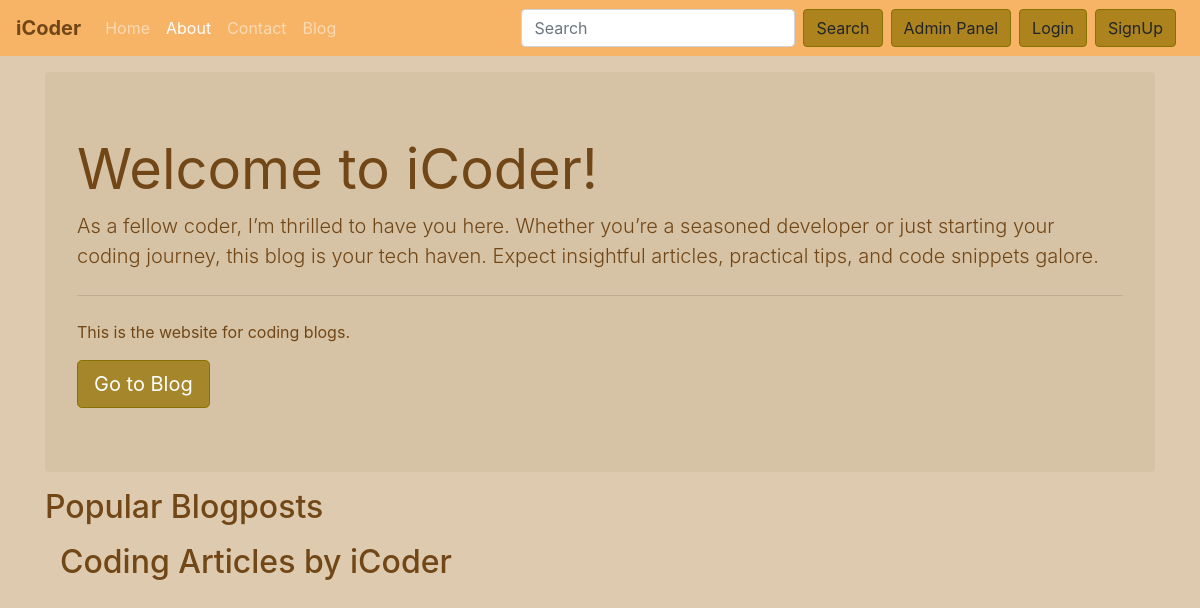
Before: /about with the older database file.
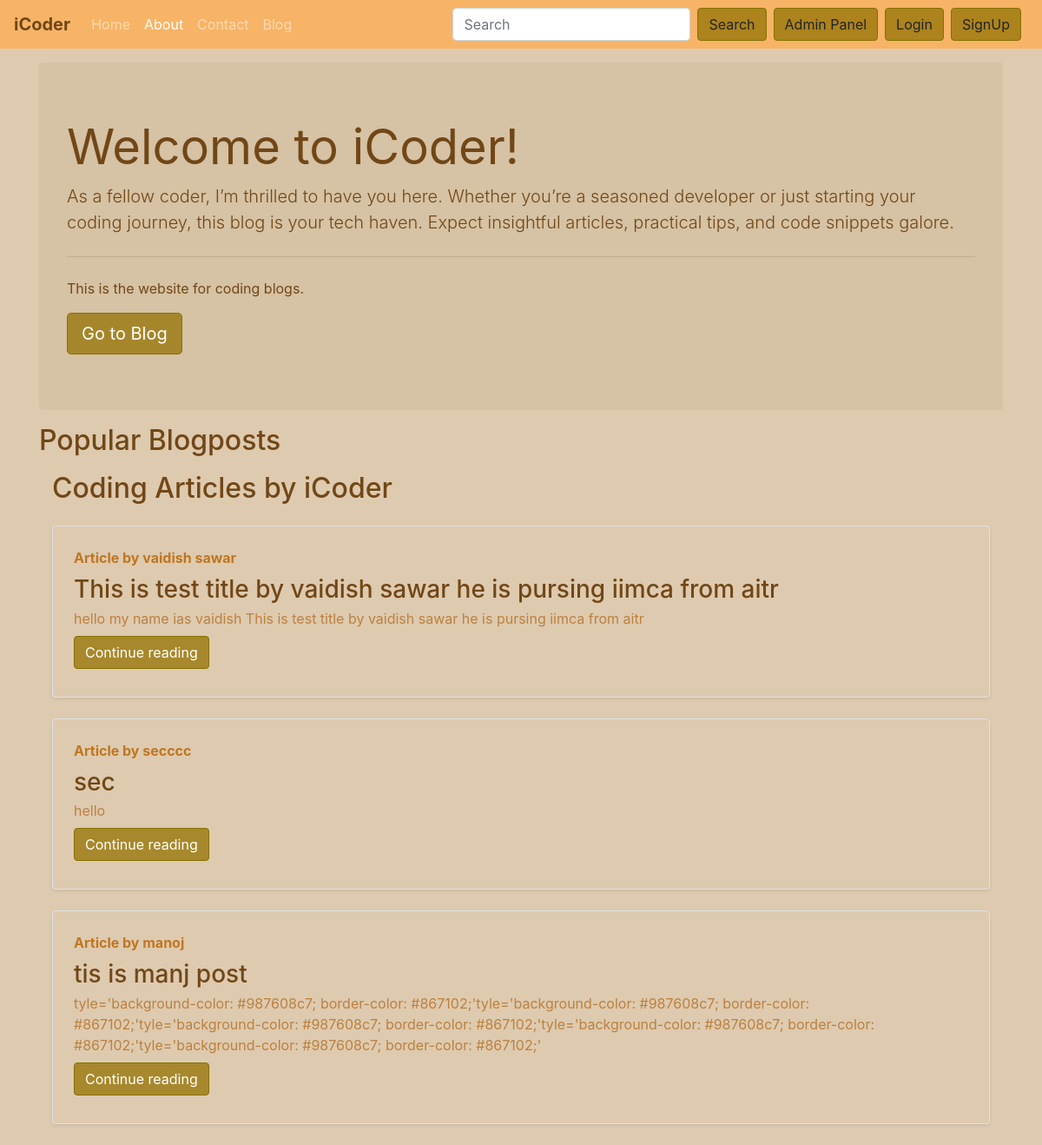
After: the same page with the newer database file.
### blog/models.py (models this page shows, shortened)
class Post(models.Model):
    sno=models.AutoField(primary_key=True)
    title=models.CharField(max_length=255)
    author=models.CharField(max_length=14)
    slug=models.CharField(max_length=130)
    views= models.IntegerField(default=0)
    timeStamp=models.DateTimeField(blank=True)
    content=models.TextField()

### home/views.py (the view)
# urls.py: path('about', views.about, name='about'),
def about(request):
    allPosts= Post.objects.all()
    context={'allPosts': allPosts}
    return render(request,'home/about.html',context)

### templates/home/about.html (shortened to what this page needs)
{% extends 'base.html' %}
{% block aboutactive %}active{% endblock aboutactive %}
{% block body %}
<div class="container my-3">
    <div class="jumbotron my-3 rounded" style='background-color: #c8b39366'>
      <h1 class="display-4"><b style="color: #714717;">Welcome to iCoder!</b></h1>
      <p class="lead" style="color: #714717;">As a fellow coder, I’m thrilled to have you here. Whether you’re a seasoned developer or just starting your coding journey, this blog is your tech haven. Expect insightful articles, practical tips, and code snippets galore. </p>
      <hr class="my-4">
      <p style="color: #714717;">This is the website for coding blogs.</p>
      <a class="btn btn-primary btn-lg" href="/blog" role="button" style='background-color: #987608c7;
      border-color: #867102;'>Go to Blog</a>
      </div>
    </div>
    <div class="container">
        <h2 style="color: #714717;">Popular Blogposts</h2>
        <div class="container my-3">
          <h2 style='color:#714717'>Coding Articles by iCoder</h2>
          {% for post in allPosts %}
          <div class="row no-gutters border rounded overflow-hidden flex-md-row mb-4 shadow-sm h-md-250 my-4 position-relative">
              <div class="col p-4 d-flex flex-column position-static">
                  <strong class="d-inline-block mb-2 " style='color:#c07620'>Article  by {{post.author}}</strong>
                  <h3 class="mb-0" style="color: #714717;">{{post.title}}</h3>
                  <p class="card-text mb-auto" style="color: #bb813f">{{post.content| truncatechars:500}}</p>
                  <div class="my-2">
                    <a href="/blog/{{post.slug}}" role="button" class="btn btn-primary" style='background-color: #987608c7;
                      border-color: #867102;'>Continue reading</a>
                  </div>
              </div>
              </div>
              {% endfor %}
          </div>
    </div>
 {% endblock body %}

Changed rows visible on the page:
added Post: author "vaidish sawar", title "This is test title by vaidish sawar he is pursing iimca from aitr", content "hello my name ias vaidish This is test title by vaidish sawar he is pursing iimca from aitr"
added Post: author "secccc", title "sec", content "hello"
added Post: author "manoj", title "tis is manj post", content "tyle='background-color: #987608c7; border-color: #867102;'tyle='background-color: #987608c7; border-color: #867102;'tyle='background-color: #987608c7; border-color: #867102;'tyle='background-color: #987608c7; border-color: #867102;'tyle='background-color: #987608c7; border-color: #867102;'"
